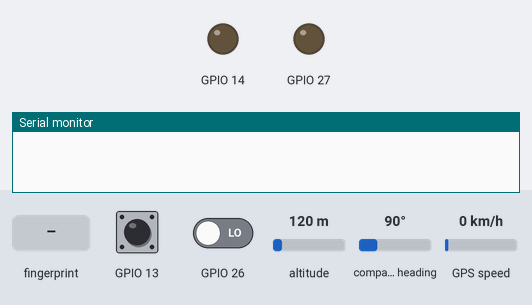
A program run on a simulated ESP32. Shown: output pins drawn as LEDs (lit = HIGH), the last lines printed to the serial monitor. Inputs (shaded band) come from the test bench; at power-on: GPIO 13 HIGH, GPIO 26 LOW, altitude 120 m, compass heading 90°, GPS speed 0 km/h. WiFi joins after 1.5 s; servers stay silent unless stated; the GPS gets a fix after 3 s at 37.7749, -122.4194 with 8 satellites.

Above: at 0.1 s.
At 9.0 s:
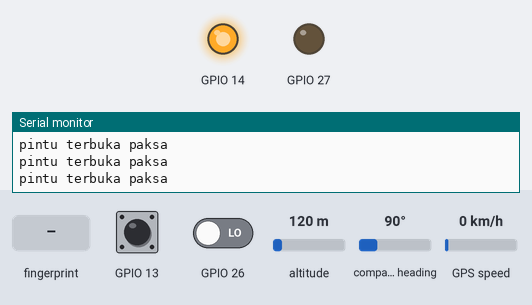
9.1 s: finger stored as number 1 placed on the sensor
At 12.2 s:
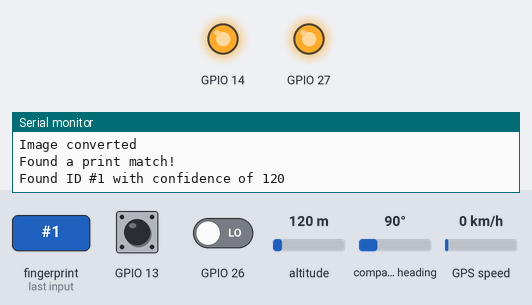
13.9 s: GPIO 13 pulled LOW for 0.15 s
15.5 s: GPIO 26 driven HIGH
Timing chart, 0 to 18.5 s (numbered marks = the images above; inputs shaded):
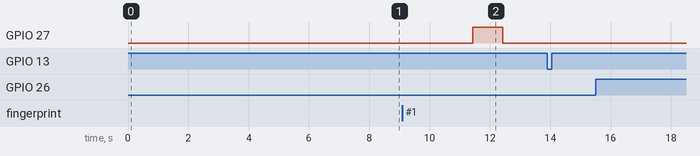

The program:

main.cpp
```cpp
#include <Arduino.h>
#include "function.h"

void setup()
{
  Serial.begin(115200);
  setting_up();
  ss.begin(9600, SERIAL_8N1, 16, 17);
  vibra.init(INPUT);
  door_pin.init(INPUT_PULLUP);
  Selenoid.init(OUTPUT);

  Selenoid.write(LOW);
  Serial.println("HI");
  delay(5000);
  // Buzz.write(HIGH);
  Buzz.init(OUTPUT);
  Buzz.write(LOW);
  Selenoid.write(HIGH);
}

void loop()
{
  gps_run();
  getFingerprintID();
  logic();
  static unsigned long blynk_run = millis();

  if (millis() - blynk_run > 5000)
  {
    runn_blynk();
    count_tampilan++;
    if(count_tampilan > 1) count_tampilan = 0;
    blynk_run = millis();
  }
  distance =
      TinyGPSPlus::distanceBetween(
          lat,
          lng,
          m_lat,
          m_lng);
  delay(50);
}
```

function.h
```cpp
#include <Arduino.h>
// #include <SoftwareSerial.h>
#include <ArduinoJson.h>

// UTILITY
bool blynk_secure_state = false;
bool flag_door = 0;
bool buzz_confirm = false;
bool buzz_wrong = false;
bool door_state = false;
bool door_secure_flag = false;
bool terbuka = !LOW;
bool tertutup = !HIGH;
bool vibration = false;
bool door = false;
int satelite = 0;
double distance;
uint8_t count_tampilan = 0;
float lat, lng, m_lat, m_lng;
String gpsInfo = "";

#include <TinyGPSPlus.h>
TinyGPSPlus gps;
HardwareSerial ss(2);

// Blynk
#define BLYNK_PRINT Serial
#include <WiFi.h>
#include <WiFiClient.h>
#include <BlynkSimpleEsp32.h>

char auth[]   = "X3KvZwuw7Icufiky_qXRS6x2eFx7unw2";
char ssid[]   = "T. N. H";
char pass[]   = "diadanaku";
char server[] = "iot.serangkota.go.id";

WidgetMap myMap(V0);
WidgetLED led(V3);
WidgetLCD lcd_blynk(V4);

BLYNK_WRITE(V5)
{
  GpsParam mobile(param);
  m_lat = mobile.getLat();
  m_lng = mobile.getLon();
}

void gps_run()
{
  while (ss.available() > 0)
    gps.encode(ss.read());
  if (gps.location.isValid())
  {
    lng = gps.location.lng();
    lat = gps.location.lat();
    satelite = gps.satellites.value();
    gpsInfo = true;
  }
  else if (gps.location.isUpdated())
  {
    gpsInfo = false;
  }
}

// Pins
class PIN
{
public:
  PIN(uint8_t pin)
  {
    init_pin = pin;
  }
  void init(uint8_t mode)
  {
    pinMode(init_pin, mode);
  }

  bool read()
  {
    return digitalRead(init_pin);
  }
  void write(bool state)
  {
    digitalWrite(init_pin, state);
  }

private:
  int init_pin;
};

PIN Buzz(27);
PIN Selenoid(14);
PIN vibra(26);
PIN door_pin(13);

// FINGERPRINT
#include <Adafruit_Fingerprint.h>
HardwareSerial mySerial(1);
Adafruit_Fingerprint finger(&mySerial);

void setting_up()
{
  Blynk.begin(auth, ssid, pass, server, 8080);
  Blynk.run();
  lcd_blynk.print(0, 0, "Init sensor");
  lcd_blynk.print(0, 1, "Fingerprint");

  // Finger print
  mySerial.begin(57600, SERIAL_8N1, 4, 2);

  delay(5);
  if (finger.verifyPassword())
  {
    lcd_blynk.clear();
    lcd_blynk.print(0, 0, "Sensor finger");
    lcd_blynk.print(0, 1, "Terdeteksi");
    Serial.println("Found fingerprint sensor!");
  }
  else
  {
    lcd_blynk.clear();
    lcd_blynk.print(0, 0, "Sensor tidak");
    lcd_blynk.print(0, 1, "Terdeteksi");
    Serial.println("Did not find fingerprint sensor :(");
    while (1)
    {
      delay(1);
    }
  }

  Serial.println(F("Reading sensor parameters"));
  finger.getParameters();
  Serial.print(F("Status: 0x"));
  Serial.println(finger.status_reg, HEX);
  Serial.print(F("Sys ID: 0x"));
  Serial.println(finger.system_id, HEX);
  Serial.print(F("Capacity: "));
  Serial.println(finger.capacity);
  Serial.print(F("Security level: "));
  Serial.println(finger.security_level);
  Serial.print(F("Device address: "));
  Serial.println(finger.device_addr, HEX);
  Serial.print(F("Packet len: "));
  Serial.println(finger.packet_len);
  Serial.print(F("Baud rate: "));
  Serial.println(finger.baud_rate);

  finger.getTemplateCount();

  if (finger.templateCount == 0)
  {
    Serial.print("Sensor doesn't contain any fingerprint data. Please run the 'enroll' example.");
  }
  else
  {
    Serial.println("Waiting for valid finger...");
    Serial.print("Sensor contains ");
    Serial.print(finger.templateCount);
    Serial.println(" templates");
  }
  delay(1000);
}

void logic()
{
  door = door_pin.read();
  vibration = vibra.read();

  if (buzz_confirm == true)
  {
    door_state = true;
    Buzz.write(HIGH);
    delay(1000);
    Buzz.write(LOW);
    buzz_confirm = false;
  }

  if (buzz_wrong == true)
  {
    Buzz.write(HIGH);
    delay(250);
    Buzz.write(LOW);
    delay(250);
    Buzz.write(HIGH);
    delay(250);
    Buzz.write(LOW);
    delay(250);
    buzz_wrong = false;
  }

  if (door_secure_flag)
  {
    if (door == tertutup)
    {
      Selenoid.write(LOW);
      flag_door = 1;
      Serial.println("Pintu terbuka");
      led.on();
    }
  }
  else
  {
    if (door == tertutup)
    {
      Serial.println("Pintu tertutup");
      Selenoid.write(HIGH);
      flag_door = 0;
      led.off();
    }
  }

  if (door == terbuka)
  {
    door_secure_flag = false;
  }

  if (door == terbuka && !door_secure_flag && flag_door == 0)
  {
    Blynk.notify("Kotak amal terbuka dengan paksa");
    Serial.println("pintu terbuka paksa");
  }

  if (vibration)
  {
    Blynk.notify("Ada getaran terdeteksi");
    Serial.println("Ada getaran terdeteksi");
  }
}

uint8_t getFingerprintID()
{
  uint8_t p = finger.getImage();
  switch (p)
  {
  case FINGERPRINT_OK:
    Serial.println("Image taken");
    break;
  case FINGERPRINT_NOFINGER:
    // Serial.println("No finger detected");
    return p;
  case FINGERPRINT_PACKETRECIEVEERR:
    Serial.println("Communication error");
    return p;
  case FINGERPRINT_IMAGEFAIL:
    Serial.println("Imaging error");
    return p;
  default:
    Serial.println("Unknown error");
    return p;
  }

  // OK success!

  p = finger.image2Tz();
  switch (p)
  {
  case FINGERPRINT_OK:
    Serial.println("Image converted");
    break;
  case FINGERPRINT_IMAGEMESS:
    Serial.println("Image too messy");
    return p;
  case FINGERPRINT_PACKETRECIEVEERR:
    Serial.println("Communication error");
    return p;
  case FINGERPRINT_FEATUREFAIL:
    Serial.println("Could not find fingerprint features");
    return p;
  case FINGERPRINT_INVALIDIMAGE:
    Serial.println("Could not find fingerprint features");
    return p;
  default:
    Serial.println("Unknown error");
    return p;
  }

  // OK converted!
  p = finger.fingerSearch();
  if (p == FINGERPRINT_OK)
  {
    // Match
    lcd_blynk.print(0, 0, "Jari Terdeteksi");
    lcd_blynk.print(0, 1, "Pintu terbuka");
    Serial.println("Found a print match!");
    buzz_confirm = true;
    door_secure_flag = true;
    delay(2000);
    lcd_blynk.clear();
  }
  else if (p == FINGERPRINT_PACKETRECIEVEERR)
  {
    Serial.println("Communication error");
    return p;
  }
  else if (p == FINGERPRINT_NOTFOUND)
  {
    // Not match
    lcd_blynk.clear();
    lcd_blynk.print(0, 0, "Jari Terdeteksi");
    lcd_blynk.print(0, 1, "Tidak Terdaftar");
    Serial.println("Did not find a match");
    Blynk.notify("Sidik jari tidak terdaftar mencoba membuka kotak");
    Serial.println("Sidik jari tidak terdaftar mencoba membuka kotak");
    // buzz_wrong = true;
    delay(2000);
    lcd_blynk.clear();
    return p;
  }
  else
  {
    Serial.println("Unknown error");
    return p;
  }

  // found a match!
  Serial.print("Found ID #");
  Serial.print(finger.fingerID);
  Serial.print(" with confidence of ");
  Serial.println(finger.confidence);

  return finger.fingerID;
}

void runn_blynk()
{
  Blynk.run();
  Blynk.virtualWrite(V1, lat);
  Blynk.virtualWrite(V2, lng);
  myMap.location(1, lat, lng, "Kotak amal");
  Blynk.virtualWrite(V7, satelite);
  Blynk.virtualWrite(V6, distance/1000);
  switch (count_tampilan)
  {
  case 0:
    lcd_blynk.clear();
    lcd_blynk.print(0, 0, "Masjid Darul");
    lcd_blynk.print(0, 1, "Ulum Amban");
    break;

  case 1:
    lcd_blynk.clear();
    lcd_blynk.print(0, 0, "LAT:");
    lcd_blynk.print(4, 0, lat);
    lcd_blynk.print(0, 1, "LNG:");
    lcd_blynk.print(4, 1, lng);
    break;
  }
  if (!Blynk.connected())
  {
    Blynk.begin(auth, ssid, pass, server, 8080);
  }
}
```

Measured:
- after the input at 9.1 s, GPIO 27: LOW → HIGH after 2.3 s, → LOW 1.0 s later
